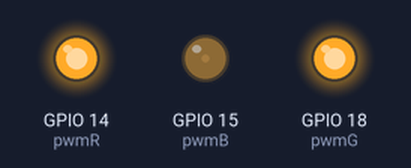
Recording of a program running on a simulated Raspberry Pi (BCM pin numbers). Shown: output pins drawn as LEDs (lit = HIGH).

Above: at 0.05 s.
At 1.95 s:
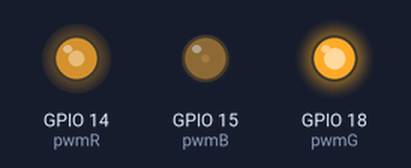
At 3.75 s:
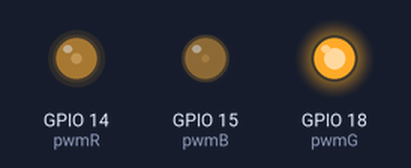
At 5.35 s:
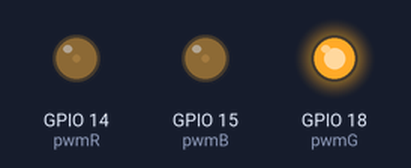
At 9.05 s:
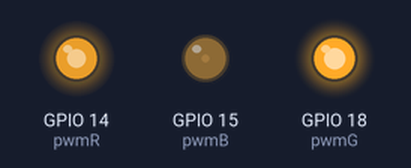
Timing chart, 0 to 11.5 s (numbered marks = the images above):
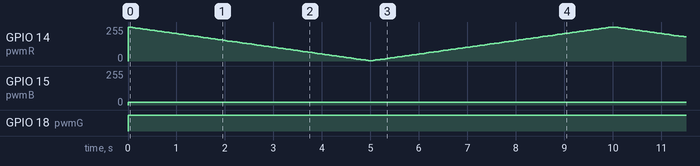

Measured:
- by itself, GPIO 15 (pwmB): 0/255 → 20/255 at 0.00 s
- by itself, GPIO 18 (pwmG): LOW → HIGH at 0.00 s

The program:

rgb.py
```python
import RPi.GPIO as GPIO
from time import sleep
from random import randint

def setColor(r, g, b):
        pwmR.ChangeDutyCycle(r)
        pwmG.ChangeDutyCycle(g)
        pwmB.ChangeDutyCycle(b)

def setup():
        global pwmR, pwmG, pwmB
        #GPIO.setup(i, GPIO.LOW)

        GPIO.setmode(GPIO.BCM)
        GPIO.setup(15, GPIO.OUT)
        GPIO.setup(18, GPIO.OUT)
        GPIO.setup(14, GPIO.OUT)

        pwmR = GPIO.PWM(14, 2000)
        pwmG = GPIO.PWM(18, 2000)
        pwmB = GPIO.PWM(15, 2000)

        pwmR.start(100)
        pwmG.start(100)
        pwmB.start(1)

        #for i in range(100):
        #       pwmR.ChangeDutyCycle(101-randint(1, 100))
        #       pwmG.ChangeDutyCycle(101-randint(1, 100))
        #       pwmB.ChangeDutyCycle(101-randint(1, 100))
        #       sleep(0.5)
        for n in range(10):
                for r in range(1, 101):
                        pwmR.ChangeDutyCycle(101-r)
                        pwmG.ChangeDutyCycle(100)
                        pwmB.ChangeDutyCycle(8)
                        sleep(0.05)
                #print('1')
                for r in range(100, 0, -1):
                        pwmR.ChangeDutyCycle(101-r)
                        pwmG.ChangeDutyCycle(100)
                        pwmB.ChangeDutyCycle(8)
                        sleep(0.05)

        sleep(10)

try:
        setup()
except KeyboardInterrupt:
        GPIO.cleanup()
```
